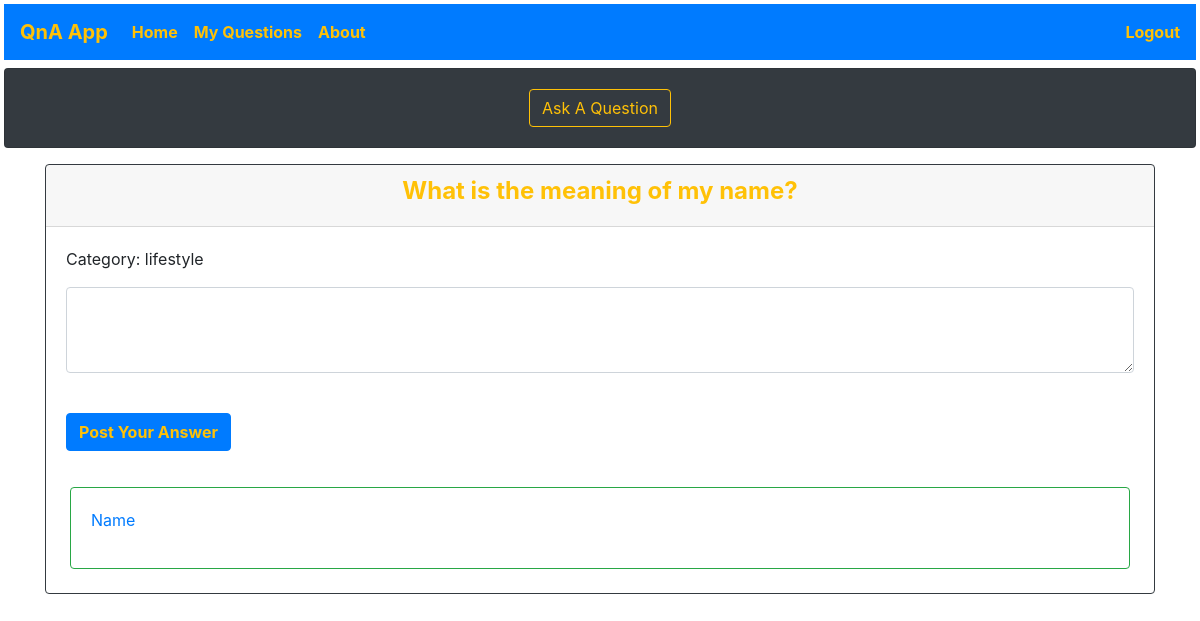
/viewaquestion/9/ (signed in), run on the app's committed database.
### models.py (models this page shows)
class Question(db.Model):
    id = db.Column(db.Integer, primary_key = True)
    question_text = db.Column(db.Text, nullable = False)
    category = db.Column(db.String(20), nullable = False)
    asked_by_id = db.Column(db.Integer, db.ForeignKey('user.id'))
    answers_to_question = db.relationship(
        'Answer',
        foreign_keys = 'Answer.for_question_id',
        backref='the_question',
        lazy=True
    )

class Answer(db.Model):
    id = db.Column(db.Integer, primary_key=True)
    answer_text = db.Column(db.Text, nullable=False)
    for_question_id = db.Column(db.Integer, db.ForeignKey('question.id'))

### app.py (the view, shortened to what this page needs)
@app.route('/viewaquestion/<int:question_id>/', methods=['GET', 'POST'])
@login_required
def view(question_id):
    question = Question.query.filter_by(id=question_id).first()
    answers = Answer.query.filter_by(for_question_id=question_id).all()
    return render_template('view.html', question=question, answers=answers)

### app.py (called while the page is built)
@login_manager.user_loader
def load_user(user_id):
    return User.query.get(user_id)

### templates/view.html
{% extends "base.html" %}
{% block content %}
<div class="container">
  <div class="card my-3 border-dark">
    <div class="card-header text-warning">
      <h4><b><center>{{ question.question_text }}</center></b></h4>
    </div>
    <div class="card-body">
      <form action="{{ url_for('view', question_id=question.id) }}" method="post">
        <div class="form-group">
        <div class="form-group">
          <p>Category: {{ question.category }}</p>
          <textarea name="answerText" class="form-control" rows="3"></textarea>
        </div>
        <br />
        <button type="submit" class="btn btn-primary text-warning"><b>Post Your Answer</b></button>
      </form>
    </div>
  </div>
  {% for answer in answers %}
  <div class="card mx-4 border-success">
    <div class="card-body">
      <a href="{{url_for('view',question_id = question.id)}}">
        <p>{{ answer.answer_text }}</p>
      </a>
    </div>
  </div>
  <br>
  {% endfor %}
  </div>
{% endblock %}

### data on the page
Question: question_text "What is the meaning of my name?", category "lifestyle"
Answer: answer_text "Name"
